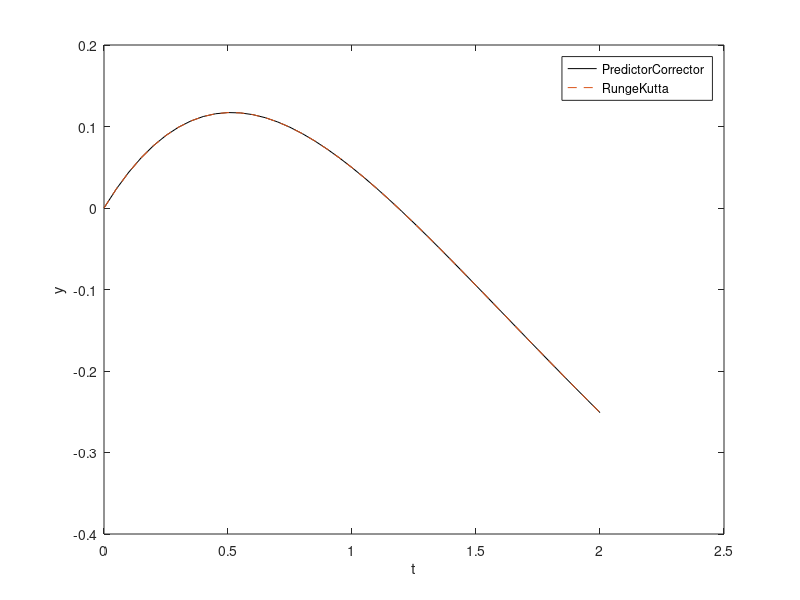

Reproduce this figure in MATLAB.
function [] = HW_K3()
    F = @(x, u) (u^2 - x + 0.5) / (x^2 + u + 1);
    a = 2; u0 = 0; N = 40;
    [ tout, yout ] = RungeKutta( '(y^2 - t + 0.5) / (t^2 + y + 1)',[0, a],u0,a/N );
    plot(tout, yout, 'Color', [0 0 0]);
    hold on;
    [tout, yout] = PredictorCorrector( F, a, u0, N );
    plot(tout, yout, 'LineStyle', '--');
    hold off;
    legend('PredictorCorrector', 'RungeKutta')
    xlabel('t');
    ylabel('y');
    format long;
    fig = figure;
    table = uitable(fig, 'Data', [tout yout], 'Position', [20 20 260 204]);
end

function [ tout, yout ] = PredictorCorrector( F, a, y0, N )
    epsilon = 0.001;
    h = a/N;
    P = @(yi, y1, y2, y3) yi + (h / 12) * (23*y1 - 16*y2 + 5*y3);
    C = @(yi, y1, y2, y3) yi + (h / 12) * ( 5*y1 +  8*y2 -   y3);
    % Prealloc for performance
    tout = zeros(N + 1, 1); tout(1) = 0;
    yout = zeros(N + 1, 1); yout(1) = y0;
    
    % Runge Kutta for first 2 elements
    for i = 2:3
        [tout(i), yout(i)] = RungeKuttaStep(F, tout(i-1), yout(i-1), h);
    end
    
    for i = 3:N
        % Predictor
        tout(i+1) = tout(i) + h;
        y1 = F(tout(i), yout(i));
        y2 = F(tout(i-1), yout(i-1));
        y3 = F(tout(i-2), yout(i-2));
        yout(i+1) = P(yout(i), y1, y2, y3);
        
        % Corrector
        for j = 1:4
            yj = yout(i+1);
            yout(i+1) = C(yout(i), F(tout(i+1), yj), y1, y2);
            if abs(yj - yout(i+1)) < epsilon
                break;
            end
        end
    end
end

% Runge Kutta - O(h^3)
function [ tout, yout ] = RungeKuttaStep( F, t, y, h )
    s1=feval(F,t,y);
    s2=feval(F,t+h/2,y+h*s1/2);
    s3=feval(F,t+h,y-h*s1+2*h*s2);
    tout=t+h;
    yout=y+(h/6)*(s1+4*s2+s3);
end

% Runge Kutta (O(h^4)) - previous homework
function [ tout, yout ] = RungeKutta( F,tspan,y0,h )
    F=inline(F,'t','y');
    t0=tspan(1);
    tfinal=tspan(2);
    t=t0;
    y=y0;
    tout=t;
    yout=y';
    while t<tfinal
        s1=feval(F,t,y);
        s2=feval(F,t+0.5*h,y+0.5*h*s1);
        s3=feval(F,t+0.5*h,y+0.5*h*s2);
        s4=feval(F,t+h,y+h*s3);
        y=y+(h/6)*(s1+2*s2+2*s3+s4);
        t=t+h;
        tout(end+1,1)=t;
        yout(end+1,:)=y';
    end
end